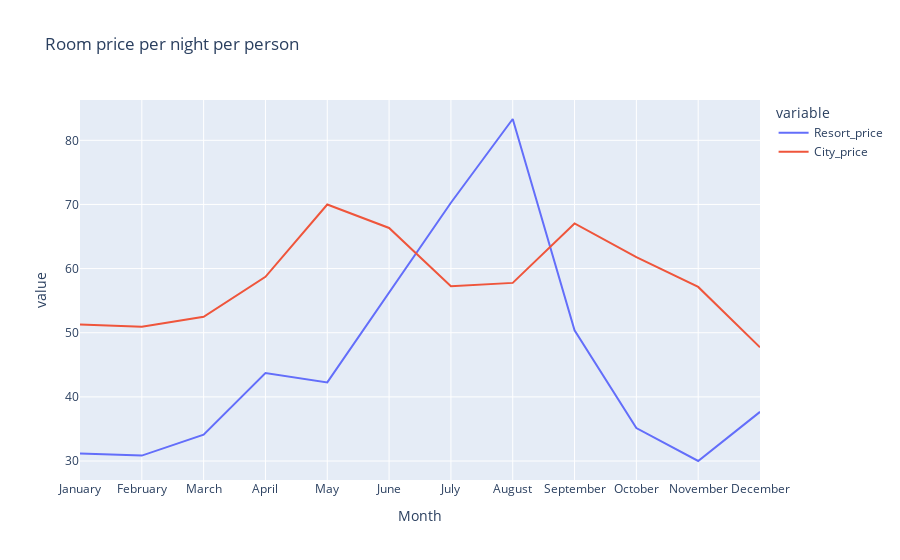

Notebook cell for this chart:
### Code cell
px.line(combine, x='Month',
       y=['Resort_price', 'City_price'],
       title='Room price per night per person')

### Figure 1 — Plotly figure (JSON) as saved in the notebook; plotly's stock layout.template omitted (floating-point values rounded to 4 significant figures)
{"data": [{"hovertemplate": "variable=Resort_price<br>Month=%{x}<br>value=%{y}<extra></extra>", "legendgroup": "Resort_price", "line": {"color": "#636efa", "dash": "solid"}, "marker": {"symbol": "circle"}, "mode": "lines", "name": "Resort_price", "orientation": "v", "showlegend": true, "type": "scatter", "x": ["January", "February", "March", "April", "May", "June", "July", "August", "September", "October", "November", "December"], "xaxis": "x", "y": [31.17, 30.85, 34.1, 43.73, 42.25, 56.35, 70.26, 83.32, 50.37, 35.14, 30.0, 37.67], "yaxis": "y"}, {"hovertemplate": "variable=City_price<br>Month=%{x}<br>value=%{y}<extra></extra>", "legendgroup": "City_price", "line": {"color": "#EF553B", "dash": "solid"}, "marker": {"symbol": "circle"}, "mode": "lines", "name": "City_price", "orientation": "v", "showlegend": true, "type": "scatter", "x": ["January", "February", "March", "April", "May", "June", "July", "August", "September", "October", "November", "December"], "xaxis": "x", "y": [51.28, 50.95, 52.48, 58.72, 69.99, 66.34, 57.26, 57.77, 67.04, 61.8, 57.14, 47.72], "yaxis": "y"}], "layout": {"legend": {"title": {"text": "variable"}, "tracegroupgap": 0}, "title": {"text": "Room price per night per person"}, "xaxis": {"anchor": "y", "domain": [0, 1], "title": {"text": "Month"}}, "yaxis": {"anchor": "x", "domain": [0, 1], "title": {"text": "value"}}}}
